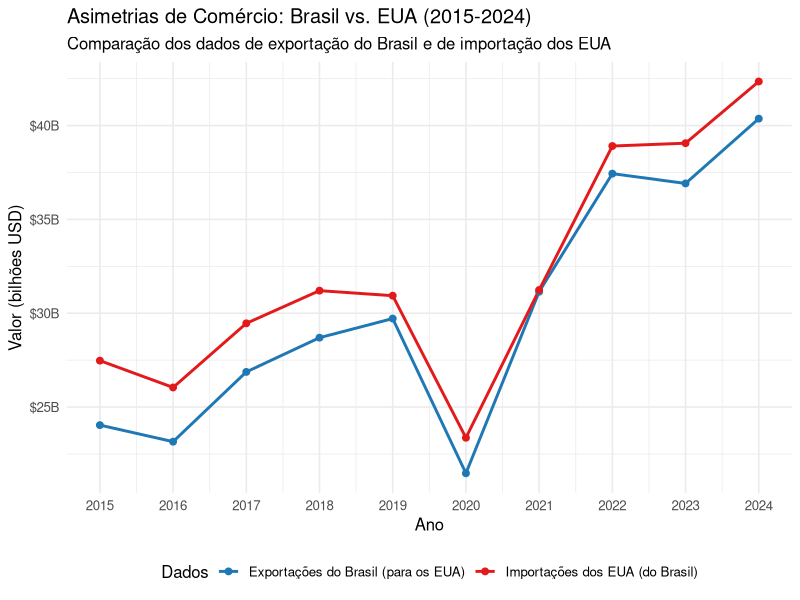
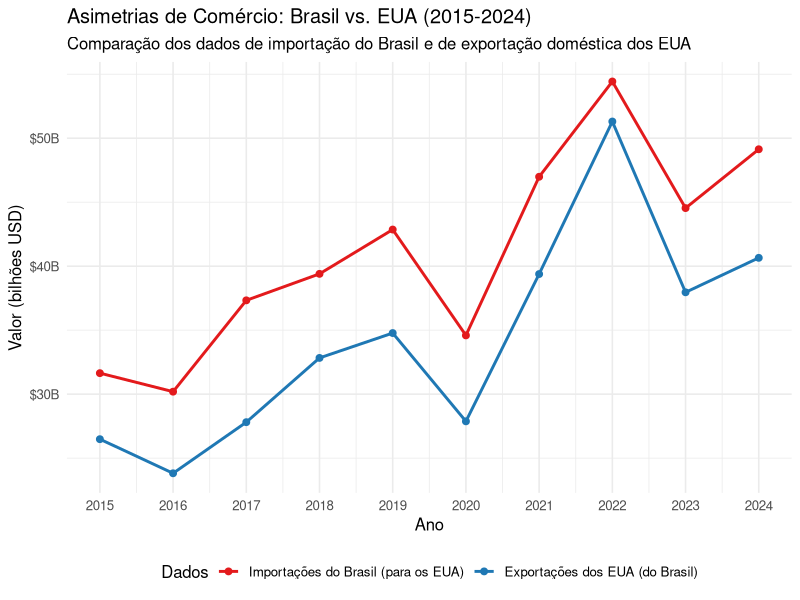
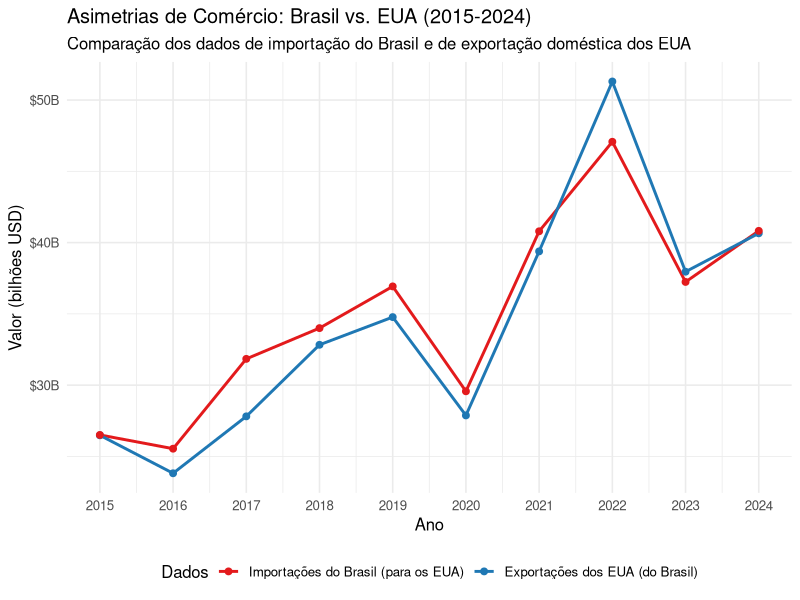

The R script that drew these images, in order:
## ---- chunk 1
#| code-fold: true

library(readxl)
library(tidyverse)
library(scales)

exp_br_imp_usa_long <- read_csv2("./data/output/exp_br_imp_usa_long.csv", show_col_types = FALSE)

ggplot(exp_br_imp_usa_long, aes(x = ano, y = valor_bilhoes, color = tipo)) +
  geom_line(linewidth = 1) +
  geom_point(size = 2) +
  scale_color_manual(
    values = c("exp_br" = "#1f78b4", "imp_usa" = "#e31a1c"),
    labels = c(
      "Exportações do Brasil (para os EUA)",
      "Importações dos EUA (do Brasil)"
    )
  ) +
  scale_x_continuous(breaks = unique(exp_br_imp_usa_long$ano)) +
  scale_y_continuous(
    labels = scales::dollar_format(prefix = "$", scale = 1, suffix = "B")
  ) +
  labs(
    title = "Asimetrias de Comércio: Brasil vs. EUA (2015-2024)",
    subtitle = "Comparação dos dados de exportação do Brasil e de importação dos EUA",
    x = "Ano",
    y = "Valor (bilhões USD)",
    color = "Dados"
  ) +
  theme_minimal(base_size = 12) +
  theme(legend.position = "bottom")

## ---- chunk 2
#| code-fold: true

imp_br_exp_usa_long <- read_csv2("./data/output/imp_br_exp_total_usa_long.csv", show_col_types = FALSE)

ggplot(imp_br_exp_usa_long, aes(x = ano, y = valor_bilhoes, color = tipo)) +
  geom_line(linewidth = 1) +
  geom_point(size = 2) +
  scale_color_manual(
    values = c("imp_br" = "#1f78b4", "exp_usa" = "#e31a1c"),
    labels = c(
      "Importações do Brasil (para os EUA)",
      "Exportações dos EUA (do Brasil)"
    )
  ) +
  scale_x_continuous(breaks = unique(imp_br_exp_usa_long$ano)) +
  scale_y_continuous(
    labels = scales::dollar_format(prefix = "$", scale = 1, suffix = "B")
  ) +
  labs(
    title = "Asimetrias de Comércio: Brasil vs. EUA (2015-2024)",
    subtitle = "Comparação dos dados de importação do Brasil e de exportação doméstica dos EUA",
    x = "Ano",
    y = "Valor (bilhões USD)",
    color = "Dados"
  ) +
  theme_minimal(base_size = 12) +
  theme(legend.position = "bottom")

## ---- chunk 3
#| code-fold: true


imp_br_exp_usa_long <- read_csv2("./data/output/imp_br_exp_domestic_usa_long.csv", show_col_types = FALSE)

ggplot(imp_br_exp_usa_long, aes(x = ano, y = valor_bilhoes, color = tipo)) +
  geom_line(linewidth = 1) +
  geom_point(size = 2) +
  scale_color_manual(
    values = c("imp_br" = "#1f78b4", "exp_usa" = "#e31a1c"),
    labels = c(
      "Importações do Brasil (para os EUA)",
      "Exportações dos EUA (do Brasil)"
    )
  ) +
  scale_x_continuous(breaks = unique(imp_br_exp_usa_long$ano)) +
  scale_y_continuous(
    labels = scales::dollar_format(prefix = "$", scale = 1, suffix = "B")
  ) +
  labs(
    title = "Asimetrias de Comércio: Brasil vs. EUA (2015-2024)",
    subtitle = "Comparação dos dados de importação do Brasil e de exportação doméstica dos EUA",
    x = "Ano",
    y = "Valor (bilhões USD)",
    color = "Dados"
  ) +
  theme_minimal(base_size = 12) +
  theme(legend.position = "bottom")
